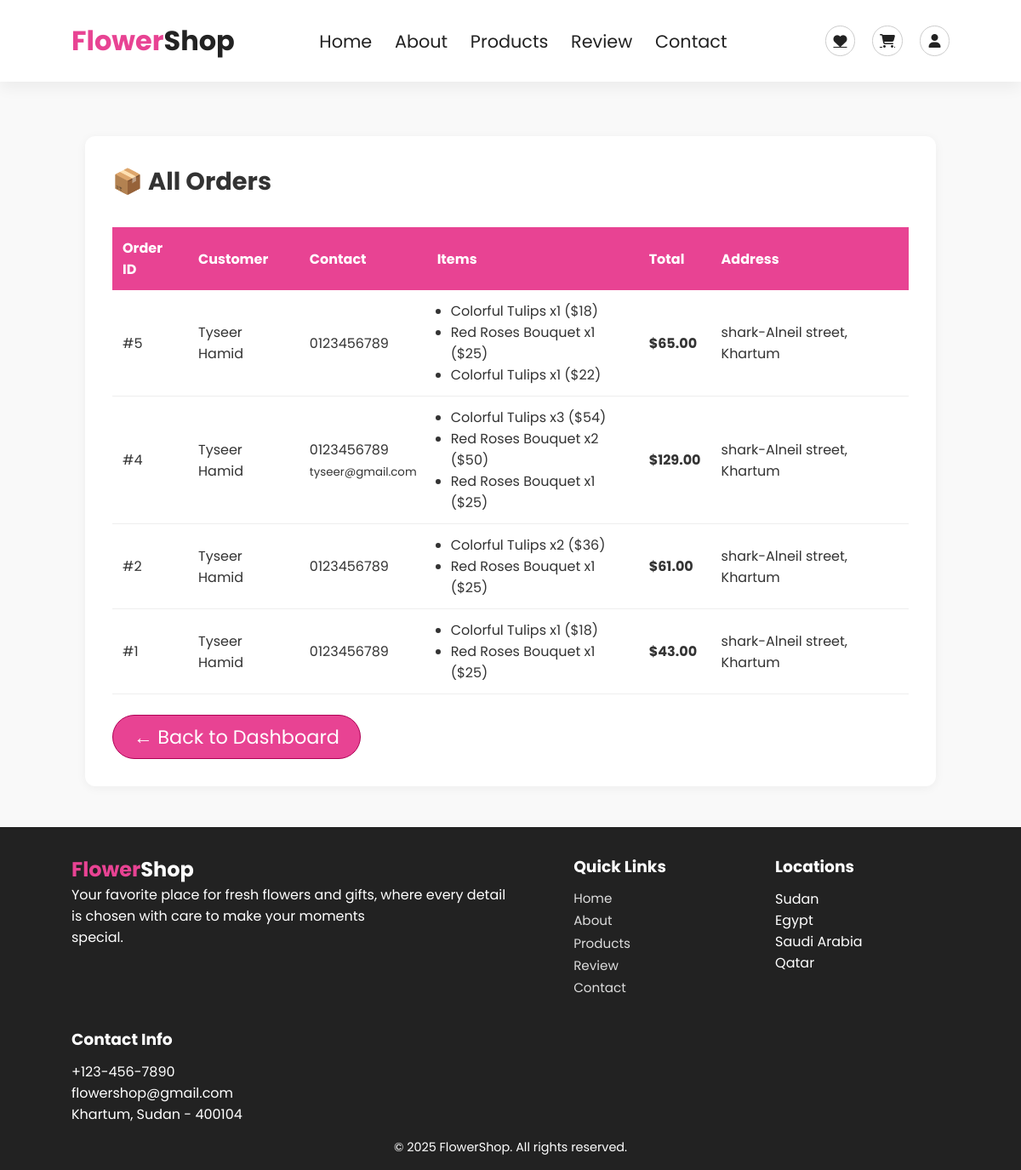
Screenshot of /cart/orders/ with the database file from the repository.
### cart/models.py (models this page shows, shortened)
class Order(models.Model):
    user = models.ForeignKey(User, on_delete=models.CASCADE, null=True, blank=True)
    first_name = models.CharField(max_length=50)
    last_name = models.CharField(max_length=50)
    address = models.CharField(max_length=200)
    city = models.CharField(max_length=50)
    phone = models.CharField(max_length=20)
    email = models.EmailField(blank=True, null=True)
    items_data = models.TextField()
    total = models.DecimalField(max_digits=8, decimal_places=2)
    created_at = models.DateTimeField(auto_now_add=True)

### cart/views.py (the view)
# urls.py: path('orders/', views.orders_view, name='orders'),
def orders_view(request):
    orders = Order.objects.all().order_by('-created_at')
    for order in orders:
        order.items_data = json.loads(order.items_data)
    return render(request, 'cart/orders.html', {'orders': orders})

### templates/cart/orders.html
{% extends 'base.html' %}
{% block content %}
<section style="min-height: 70vh; padding-top: 10rem; background: #f9f9f9;">
    <div style="max-width: 1000px; margin: auto; background: #fff; padding: 2rem; border-radius: 12px; box-shadow: 0 2px 12px rgba(0,0,0,0.05);">
        <h2 style="font-size: 1.8rem; margin-bottom: 2rem;">📦 All Orders</h2>
        {% if orders %}
            <div style="overflow-x: auto;">
                <table style="width: 100%; border-collapse: collapse;">
                    <thead>
                        <tr style="background: var(--main-color); color: #fff;">
                            <th style="padding: 12px; text-align: left;">Order ID</th>
                            <th style="padding: 12px; text-align: left;">Customer</th>
                            <th style="padding: 12px; text-align: left;">Contact</th>
                            <th style="padding: 12px; text-align: left;">Items</th>
                            <th style="padding: 12px; text-align: left;">Total</th>
                            <th style="padding: 12px; text-align: left;">Address</th>
                        </tr>
                    </thead>
                    <tbody>
                        {% for order in orders %}
                        <tr style="border-bottom: 1px solid #eee;">
                            <td style="padding: 12px;">#{{ order.id }}</td>
                            <td style="padding: 12px;">{{ order.first_name }} {{ order.last_name }}</td>
                            <td style="padding: 12px;">{{ order.phone }}<br><small>{{ order.email }}</small></td>
                            <td style="padding: 12px;">
                                <ul style="margin: 0; padding-left: 1rem;">
                                    {% for item in order.items_data %}
                                    <li>{{ item.name }} x{{ item.quantity }} (${{ item.subtotal }})</li>
                                    {% endfor %}
                                </ul>
                            </td>
                            <td style="padding: 12px; font-weight: bold;">${{ order.total }}</td>
                            <td style="padding: 12px;">{{ order.address }}, {{ order.city }}</td>
                        </tr>
                        {% endfor %}
                    </tbody>
                </table>
            </div>
        {% else %}
            <p style="text-align: center; padding: 2rem; color: #777;">No orders have been placed yet.</p>
        {% endif %}
        <a href="{% url 'dashboard' %}" class="btn" style="margin-top: 1.5rem;">← Back to Dashboard</a>
    </div>
</section>
{% endblock %}

### static/css/style.css (style rules this page uses)
* { margin: 0; padding: 0; box-sizing: border-box; font-family: 'Poppins', sans-serif; }
html { scroll-behavior: smooth; }
body { background: rgb(255, 233, 242); color: #333; }
:root { --main-color: #e84393; --dark-color: #222; --light-bg: #f7f7f7; }
section { padding: 6rem 7% 3rem; }
.btn { display: inline-block; padding:0.5rem 1.5rem; background: var(--main-color); color: #fff; font-size: 1.4rem; border-radius: 2rem; border: 0.1rem solid #af0055; text-decoration: none; margin-top: 2rem; }

### rows the page displays
Order: id "5", first_name "Tyseer", last_name "Hamid", phone "0123456789", name "Colorful Tulips" "Red Roses Bouquet" "Colorful Tulips", quantity "1" "1" "1", subtotal "18" "25" "22", total "65.00", address "shark-Alneil street", city "Khartum"
Order: id "4", first_name "Tyseer", last_name "Hamid", phone "0123456789", email "tyseer@gmail.com", name "Colorful Tulips" "Red Roses Bouquet" "Red Roses Bouquet", quantity "3" "2" "1", subtotal "54" "50" "25", total "129.00", address "shark-Alneil street", city "Khartum"
Order: id "2", first_name "Tyseer", last_name "Hamid", phone "0123456789", name "Colorful Tulips" "Red Roses Bouquet", quantity "2" "1", subtotal "36" "25", total "61.00", address "shark-Alneil street", city "Khartum"
Order: id "1", first_name "Tyseer", last_name "Hamid", phone "0123456789", name "Colorful Tulips" "Red Roses Bouquet", quantity "1" "1", subtotal "18" "25", total "43.00", address "shark-Alneil street", city "Khartum"
